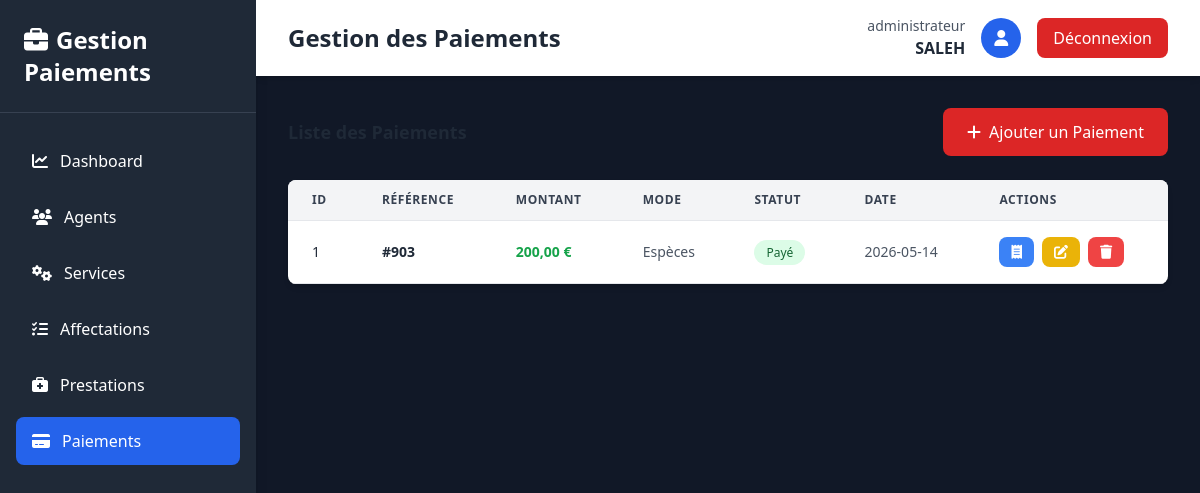
Page /pages/paiements/index.php (signed in) on the committed database.
### tables this page shows
CREATE TABLE `paiement` (
  `id` int(11) NOT NULL,
  `reference` int(11) DEFAULT NULL,
  `montant` float DEFAULT NULL,
  `date_paiement` date DEFAULT NULL,
  `mode_paiement` varchar(50) DEFAULT NULL,
  `statut` varchar(50) DEFAULT NULL,
  `numeroPrest` int(11) NOT NULL
);

### Classes/Paiement.php (called while the page is built, shortened)
<?php
require_once __DIR__ . '/../Config/Database.php';
class Paiement {
    private $id;
    private $reference;
    private $montant;
    private $date_paiement;
    private $mode_paiement;
    private $statut;
    public function __construct(
        $reference = null,
        $montant = null,
        $date_paiement = null,
        $mode_paiement = null,
        $statut = null,
        $numeroPrest = null,
        $id = null
    ) {
        $this->id = $id;
        $this->reference = $reference;
        $this->montant = $montant;
        $this->date_paiement = $date_paiement;
        $this->mode_paiement = $mode_paiement;
        $this->statut = $statut;
    }
    public function getId() {
        return $this->id;
    }
    public function getReference() {
        return $this->reference;
    }
    public function getMontant() {
        return $this->montant;
    }
    public function getDatePaiement() {
        return $this->date_paiement;
    }
    public function getModePaiement() {
        return $this->mode_paiement;
    }
    public function getStatut() {
        return $this->statut;
    }
    public static function getAll() {
        $db = Database::getInstance();
        $sql = "SELECT * FROM Paiement";
        $paiements = [];
        try {
            $stmt = $db->prepare($sql);
            $stmt->execute();
            while ($row = $stmt->fetch(PDO::FETCH_ASSOC)) {
                $paiement = new self(
                    $row['reference'],
                    $row['montant'],
                    $row['date_paiement'],
                    $row['mode_paiement'],
                    $row['statut'],
                    $row['numeroPrest'],
                    $row['id']
                );
                $paiements[] = $paiement;
            }
            return $paiements;
        } catch (PDOException $e) {
            echo "Erreur lors de la récupération : " . $e->getMessage();
            return [];
        }
    }
}
?>

### Config/Database.php (called while the page is built, shortened)
<?php
class Database {
    private static $host = 'localhost';
    private static $db_name = 'gestion_paiement_agents';
    private static $user = 'root';
    private static $password = '';
    private static $conn;
    public static function connect() {
        self::$conn = null;
        try {
            $dsn = 'mysql:host=' . self::$host . ';dbname=' . self::$db_name . ';charset=utf8';
            self::$conn = new PDO($dsn, self::$user, self::$password);
            self::$conn->setAttribute(PDO::ATTR_ERRMODE, PDO::ERRMODE_EXCEPTION);
        } catch (PDOException $e) {
            die('Erreur de connexion : ' . $e->getMessage());
        }
        return self::$conn;
    }
    public static function getInstance() {
        return self::$conn;
    }
}
?>

### pages/paiements/index.php (the view, shortened to what this page needs)
<?php
require_once __DIR__ . '/../../Config/Database.php';
require_once __DIR__ . '/../../Classes/Paiement.php';
$role = $_SESSION['user_role'] ?? 'Invité';
$paiements = Paiement::getAll();
?>
<!DOCTYPE html>
<html lang="fr">
<head>
    <script src="https://cdn.tailwindcss.com"></script>
    <link rel="stylesheet" href="https://cdnjs.cloudflare.com/ajax/libs/font-awesome/6.4.0/css/all.min.css">
</head>
<body class="bg-gray-50">
    <div class="flex h-screen bg-gray-900">
        <div class="w-64 bg-gray-800 text-white shadow-lg">
            <div class="p-6 border-b border-gray-700">
                <h1 class="text-2xl font-bold">
                    <i class="fas fa-briefcase mr-2"></i>Gestion Paiements
                </h1>
            </div>
            <nav class="mt-6 px-4">
                <ul class="space-y-2">
                    <li>
                        <a href="../../Dashboard.php" class="flex items-center px-4 py-3 rounded-lg hover:bg-gray-700 transition">
                            <i class="fas fa-chart-line mr-3"></i>Dashboard
                        </a>
                    </li>
                    <?php if ($role === 'administrateur'): ?>
                    <li>
                        <a href="../agents/index.php" class="flex items-center px-4 py-3 rounded-lg hover:bg-gray-700 transition">
                            <i class="fas fa-users mr-3"></i>Agents
                        </a>
                    </li>
                    <li>
                        <a href="../services/index.php" class="flex items-center px-4 py-3 rounded-lg hover:bg-gray-700 transition">
                            <i class="fas fa-cogs mr-3"></i>Services
                        </a>
                    </li>
                    <li>
                        <a href="../affectations/index.php" class="flex items-center px-4 py-3 rounded-lg hover:bg-gray-700 transition">
                            <i class="fas fa-tasks mr-3"></i>Affectations
                        </a>
                    </li>
                    <li>
                        <a href="../prestations/index.php" class="flex items-center px-4 py-3 rounded-lg hover:bg-gray-700 transition">
                            <i class="fas fa-briefcase-medical mr-3"></i>Prestations
                        </a>
                    </li>
                    <?php endif; ?>
                    <li>
                        <a href="index.php" class="flex items-center px-4 py-3 rounded-lg bg-blue-600 hover:bg-blue-700 transition">
                            <i class="fas fa-credit-card mr-3"></i>Paiements
                        </a>
                    </li>
                </ul>
            </nav>
        </div>
        <div class="flex-1 flex flex-col overflow-hidden">
            <div class="bg-white shadow-md">
                <div class="max-w-7xl mx-auto px-4 sm:px-6 lg:px-8 py-4 flex justify-between items-center w-full">
                    <h2 class="text-2xl font-bold text-gray-800">Gestion des Paiements</h2>
                    <div class="flex items-center gap-4">
                        <div class="text-right">
                            <p class="text-sm text-gray-600"><?php echo htmlspecialchars($_SESSION['user_role']); ?></p>
                            <p class="font-semibold text-gray-800"><?php echo htmlspecialchars($_SESSION['username']); ?></p>
                        </div>
                        <div class="w-10 h-10 bg-blue-600 rounded-full flex items-center justify-center text-white">
                            <i class="fas fa-user"></i>
                        </div>
                        <a href="../../logout.php" class="px-4 py-2 bg-red-600 hover:bg-red-700 text-white rounded-lg">Déconnexion</a>
                    </div>
                </div>
            </div>
            <div class="flex-1 overflow-auto p-8">
                <div class="flex justify-between items-center mb-6">
                    <h3 class="text-lg font-bold text-gray-800">Liste des Paiements</h3>
                    <a href="add.php" class="bg-red-600 hover:bg-red-700 text-white px-6 py-3 rounded-lg flex items-center gap-2 transition">
                        <i class="fas fa-plus"></i> Ajouter un Paiement
                    </a>
                </div>
                <div class="bg-white rounded-lg shadow-md overflow-hidden">
                    <div class="overflow-x-auto">
                        <table class="w-full">
                            <thead class="bg-gray-100 border-b border-gray-200">
                                <tr>
                                    <th class="px-6 py-3 text-left text-xs font-semibold text-gray-700 uppercase tracking-wider">ID</th>
                                    <th class="px-6 py-3 text-left text-xs font-semibold text-gray-700 uppercase tracking-wider">Référence</th>
                                    <th class="px-6 py-3 text-left text-xs font-semibold text-gray-700 uppercase tracking-wider">Montant</th>
                                    <th class="px-6 py-3 text-left text-xs font-semibold text-gray-700 uppercase tracking-wider">Mode</th>
                                    <th class="px-6 py-3 text-left text-xs font-semibold text-gray-700 uppercase tracking-wider">Statut</th>
                                    <th class="px-6 py-3 text-left text-xs font-semibold text-gray-700 uppercase tracking-wider">Date</th>
                                    <th class="px-6 py-3 text-left text-xs font-semibold text-gray-700 uppercase tracking-wider">Actions</th>
                                </tr>
                            </thead>
                            <tbody>
                                <?php if (empty($paiements)): ?>
                                <tr>
                                    <td colspan="7" class="px-6 py-8 text-center text-gray-500">
                                        <i class="fas fa-inbox text-4xl mb-2"></i>
                                        <p class="mt-2">Aucun paiement trouvé</p>
                                    </td>
                                </tr>
                                <?php else: ?>
                                    <?php foreach ($paiements as $paiement):
                                        $statut_class = $paiement->getStatut() === 'Payé' ? 'bg-green-100 text-green-800' : 'bg-yellow-100 text-yellow-800';
                                    ?>
                                    <tr class="border-b border-gray-200 hover:bg-gray-50 transition">
                                        <td class="px-6 py-4 whitespace-nowrap text-sm font-medium text-gray-800"><?php echo $paiement->getId(); ?></td>
                                        <td class="px-6 py-4 whitespace-nowrap text-sm font-semibold text-gray-800">#<?php echo $paiement->getReference(); ?></td>
                                        <td class="px-6 py-4 whitespace-nowrap text-sm font-semibold text-green-600"><?php echo number_format($paiement->getMontant(), 2, ',', ' '); ?> €</td>
                                        <td class="px-6 py-4 whitespace-nowrap text-sm text-gray-600"><?php echo $paiement->getModePaiement(); ?></td>
                                        <td class="px-6 py-4 whitespace-nowrap text-sm">
                                            <span class="px-3 py-1 rounded-full text-xs font-medium <?php echo $statut_class; ?>">
                                                <?php echo $paiement->getStatut(); ?>
                                            </span>
                                        </td>
                                        <td class="px-6 py-4 whitespace-nowrap text-sm text-gray-600"><?php echo $paiement->getDatePaiement(); ?></td>
                                        <td class="px-6 py-4 whitespace-nowrap text-sm gap-2 flex">
                                            <a href="receipt.php?id=<?php echo $paiement->getId(); ?>" class="inline-flex items-center px-3 py-2 bg-blue-500 hover:bg-blue-600 text-white rounded-lg transition">
                                                <i class="fas fa-receipt"></i>
                                            </a>
                                            <a href="edit.php?id=<?php echo $paiement->getId(); ?>" class="inline-flex items-center px-3 py-2 bg-yellow-500 hover:bg-yellow-600 text-white rounded-lg transition">
                                                <i class="fas fa-edit"></i>
                                            </a>
                                            <a href="delete.php?id=<?php echo $paiement->getId(); ?>" class="inline-flex items-center px-3 py-2 bg-red-500 hover:bg-red-600 text-white rounded-lg transition" onclick="return confirm('Êtes-vous sûr?')">
                                                <i class="fas fa-trash"></i>
                                            </a>
                                        </td>
                                    </tr>
                                    <?php endforeach; ?>
                                <?php endif; ?>
                            </tbody>
                        </table>
                    </div>
                </div>
            </div>
        </div>
    </div>
</body>
</html>

### rows in the picture
paiement: id "1", reference "903", montant "200,00", mode_paiement "Espèces", statut "Payé", date_paiement "2026-05-14"

### other values in the picture
$_SESSION['user_role'] "administrateur"
$_SESSION['username'] "SALEH"
